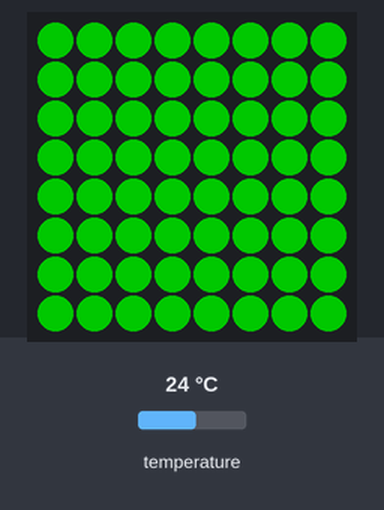
Bench run of a program on a simulated Raspberry Pi (BCM pin numbers) with a Sense HAT. Parts: the Sense HAT's 8×8 RGB LED matrix. The test bench sets the inputs (shaded band); at power-on: temperature 24 °C. Dim RGB values are drawn brighter than linear.

Above: at 1.2 s.
1.3 s: temperature set to 12 °C
At 10.3 s:
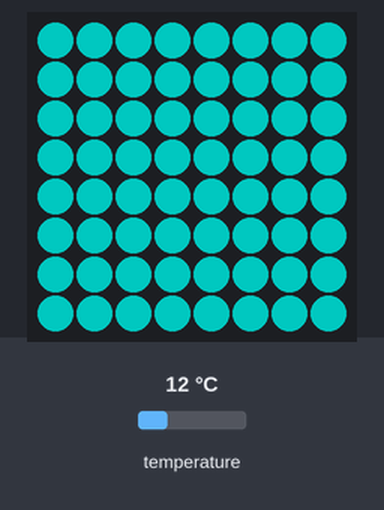
11.5 s: temperature set to 19 °C
At 20.4 s:
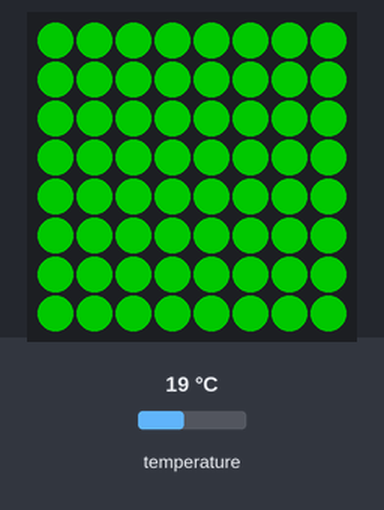
21.5 s: temperature set to 28 °C
At 30.5 s:
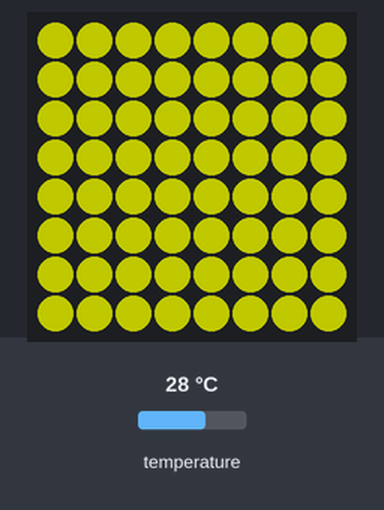
Timing chart, 0 to 32.0 s (numbered marks = the images above; inputs shaded):
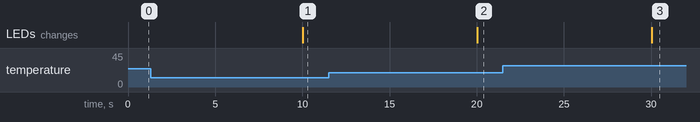

Measured:
- after the input at 1.3 s, the LEDs: change after 8.7 s (image 1)
- after the input at 11.5 s, the LEDs: change after 8.5 s (image 2)
- after the input at 21.5 s, the LEDs: change after 8.5 s (image 3)

The program:

heat-colours.py
```python
from sense_hat import SenseHat
import signal
import sys
import time

sense = SenseHat()

def signal_handler(my_signal, temp):
   sense.clear()
   sys.exit(0)


BRIGHT = 100
HALF_BRIGHT = 50

RED = (BRIGHT, 0, 0)
ORANGE = (BRIGHT, HALF_BRIGHT, 0)
YELLOW = (BRIGHT, BRIGHT, 0)
GREEN = (0, BRIGHT, 0)
TEAL = (0, BRIGHT, BRIGHT)
BLUE = (0, 0, BRIGHT)
PURPLE = (BRIGHT, 0, BRIGHT)
BLACK = (0, 0, 0)

COLOURS = [ RED, ORANGE, YELLOW, GREEN, TEAL, BLUE, PURPLE ]
MAX_COLOURS = len(COLOURS)


def main():

    signal.signal(signal.SIGINT, signal_handler)
    sense.clear()
    old_temp = 0
    # start in the middle
    colour_index = round( MAX_COLOURS / 2 ) - 1
    while True:
         temp = sense.get_temperature()
         if old_temp > 0:
            temp_difference = temp - old_temp
            if temp_difference > 0.20:
                colour_index -= 1
                if colour_index < 0:
                   colour_index = 0
                old_temp = temp

            elif temp_difference < -0.20:
                colour_index += 1
                if colour_index >= MAX_COLOURS:
                   colour_index = MAX_COLOURS - 1
                old_temp = temp
         else:
            old_temp = temp

         # end of seeing if temperature changed

         my_colour = COLOURS[colour_index]
         sense.clear(my_colour)
         time.sleep(10)
         # end of while true

if __name__ == "__main__":
    main()
```
